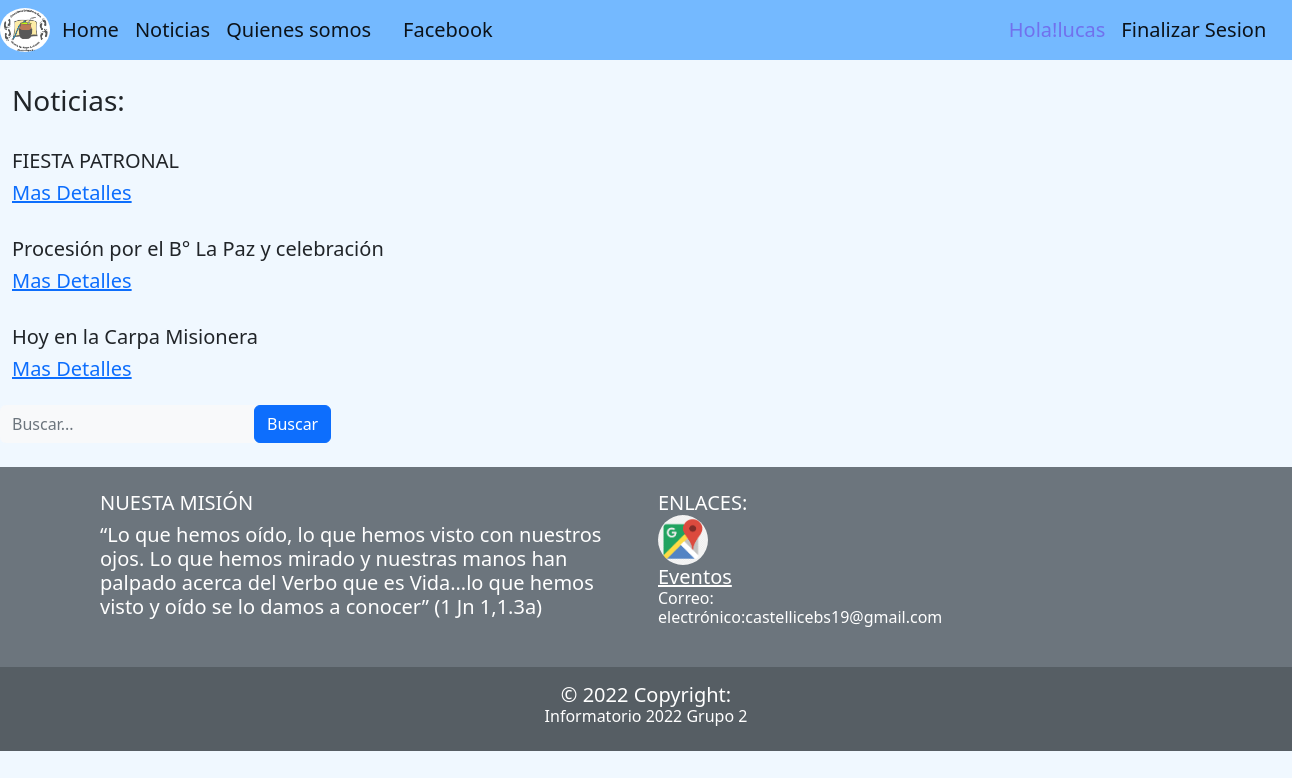
The app's page /Noticias/listar/ (signed in) with its own data.
### apps/usuarios/models.py (models this page shows)
class Usuario(AbstractUser):
	pass

### apps/noticias/models.py (models this page shows, shortened)
class Noticia(models.Model):
	titulo = models.CharField(max_length = 120)
	creado = models.DateField(auto_now_add = True)
	cuerpo = models.TextField()
	autor = models.CharField(max_length = 50, null=True, blank = True)
	imagen = models.ImageField(upload_to = 'noticias', null=True, blank = True)
	categoria = models.ForeignKey(Categoria, on_delete = models.CASCADE,null = True, blank = True)
	def __str__(self):
		return self.titulo

### apps/noticias/views.py (the view)
# urls.py: path('listar/', views.Listar, name = 'listar_noticias'),
def Listar(request):
	busqueda = request.GET.get("buscar",None)
	print(busqueda)
	if busqueda:
		noticias = Noticia.objects.filter(titulo__icontains = busqueda)
	else:
		noticias = Noticia.objects.all()
	print(noticias)
	return render(request, 'noticias/listar_noticias.html', {'notis':noticias})
	return render(request,'noticias/listar_noticias.html',ctx)

### templates/noticias/listar_noticias.html (shortened to what this page needs)
{%extends 'base.html'%}
{% load static %}
{%block contenido%}
    <h3 style="padding-left: 12px;">Noticias: </h3>
    {% for n in notis%}
        <br>
        <h5 style="padding-left: 12px;">{{n.titulo}}<h5>
        <a style="padding-left: 12px;" href="{% url 'noticias:detalle_noticias' n.pk %}">Mas Detalles</a>
        <br>
    {% endfor %}
    <br>
<form class="d-none d-sm-inline-block form-inline mr-auto ml-md-3 my-2 my-md-0 mw-100 navbar-search"method="GET">
    <div class="input-group">
        <input type="text" class="form-control bg-light border-0 small" placeholder="Buscar..." name="buscar" value="{{ request.GET.buscar }}">
            <div class="input-group-append">
            <button class="btn btn-primary" type="submit">Buscar
            </button>
        </div>
    </div>
</form>
<br>
{%endblock contenido%}

### templates/base.html (shortened to what this page needs)
{% load static %}
<!doctype html>
<html lang="es-ar">
  <head>
    <link rel="stylesheet" href="{% static 'css/base.css' %}">
    <link rel="stylesheet" href="https://cdn.jsdelivr.net/npm/swiper@8/swiper-bundle.min.css"/>
    <link href="https://cdn.jsdelivr.net/npm/bootstrap@5.2.0/dist/css/bootstrap.min.css" rel="stylesheet">
  </head>
  <body style="background-color:aliceblue ;">
    <nav class="navbar navbar-expand-lg"style="background-color:#74b9ff;z-index: 300;">
        <img src="{%static 'img/Logo_fundacion1png.png' %}" style="width: 50px;  border-radius: 50%;" alt="Logo">
        <div class="container-fluid">
          <a class="navbar-brand" href="{% url 'home' %}">Home</a>
          <div class="collapse navbar-collapse" id="navbarNav">
            <ul class="navbar-nav">
              <a class="navbar-brand" href="{% url 'noticias:listar_noticias' %}">Noticias</a>
              <a class="navbar-brand" href="{% url 'somos:quienes_somos' %}">Quienes somos</a>
                <a class="navbar-brand"  href="https://www.facebook.com/groups/498186250237283/">Facebook</a>
              {% if user.is_authenticated %}
              <span class="navbar-brand" style="color:rgb(113, 113, 237);">Hola!{{user.username}}</span>
              <a class="navbar-brand" href="{%url 'logout' %}"id=>Finalizar Sesion</a>
              {%else%}
                <a class="navbar-brand" href="{%url 'login' %}"id=>Iniciar Sesion</a>
                <a class="navbar-brand" href="{%url 'registrarse:registrar' %}">Registrarse</a>
              {% endif %}
            </ul>
          </div>
        </div>
      </nav>
     <br>
      {%block contenido%}
      {%endblock contenido%}
      <br>
        <footer id="footer" class="bg-secondary text-white text-center text-md-start">
          <div class="container p-4">
            <div class="row">
              <div class="col-lg-6 col-md-12 mb-4 mb-md-0">
                <h5 class="text-uppercase">Nuesta Misión</h5>
                <p>
                  “Lo que hemos oído, lo que hemos visto con nuestros ojos. Lo que hemos mirado y nuestras manos han palpado acerca del Verbo que es Vida…lo que hemos visto y oído se lo damos a conocer” (1 Jn 1,1.3a)
                </p>
              </div>
              <div class="col-lg-3 col-md-6 mb-4 mb-md-0">
                <h5 class="text-uppercase mb-0">Enlaces:</h5>
                <ul class="list-unstyled">
                  <li>
                    <a href="https://goo.gl/maps/ZFDwDubkYtScd9SY8">
                    <img src="{%static 'img/google_maps.png'%}"style="width: 50px;  border-radius: 50%;" alt="">
                    </a>
                  </li>
                  <li>
                    <a href="{% url 'eventos:eventos_listar'%}" class="text-white" >Eventos</a>
                  </li>
                  <li>
                    <h6>Correo: electrónico:castellicebs19@gmail.com</h6>
                  </li>
                </ul>
              </div>
            </div>
          </div>
          <div class="text-center p-3" style="background-color: rgba(0, 0, 0, 0.2);">
            © 2022 Copyright:
            <h6>Informatorio 2022 Grupo 2</h6>
          </div>
        </footer>
</html>

### static/css/base.css (style rules this page uses)
body { background-color: aqua; }

### records on screen
Usuario: username "lucas"
Noticia: titulo "FIESTA PATRONAL"
Noticia: titulo "Procesión por el B° La Paz y celebración"
Noticia: titulo "Hoy en la Carpa Misionera"
